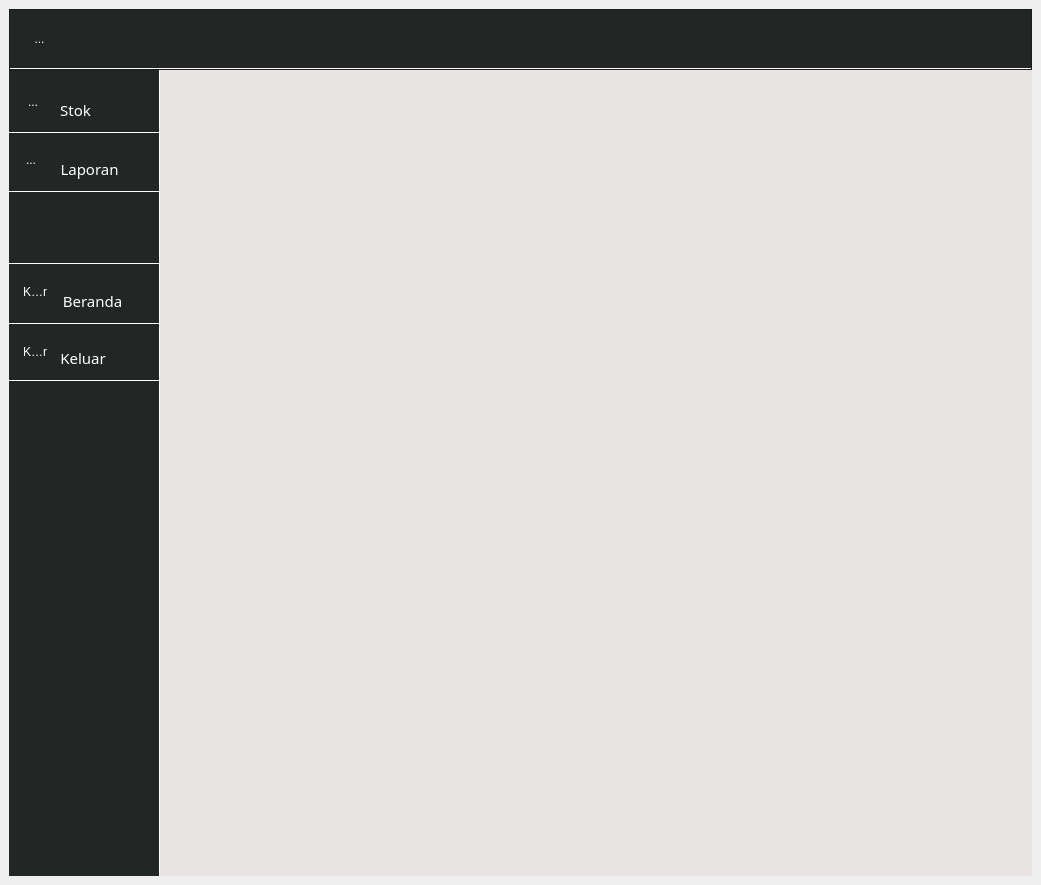
<?xml version="1.0" encoding="UTF-8"?>
<ui version="4.0">
 <class>MainWindow</class>
 <widget class="QMainWindow" name="MainWindow">
  <property name="geometry">
   <rect>
    <x>0</x>
    <y>0</y>
    <width>1041</width>
    <height>885</height>
   </rect>
  </property>
  <property name="windowTitle">
   <string>Opname Dashboard</string>
  </property>
  <property name="windowIcon">
   <iconset resource="../data/ui/logo.qrc">
    <normaloff>:/newPrefix/logo.png</normaloff>:/newPrefix/logo.png</iconset>
  </property>
  <property name="layoutDirection">
   <enum>Qt::LeftToRight</enum>
  </property>
  <property name="styleSheet">
   <string notr="true"/>
  </property>
  <widget class="QWidget" name="centralwidget">
   <layout class="QGridLayout" name="gridLayout_2">
    <item row="0" column="0">
     <layout class="QGridLayout" name="gridLayout">
      <property name="sizeConstraint">
       <enum>QLayout::SetDefaultConstraint</enum>
      </property>
      <property name="topMargin">
       <number>0</number>
      </property>
      <property name="spacing">
       <number>0</number>
      </property>
      <item row="1" column="0">
       <widget class="QFrame" name="sidebar">
        <property name="sizePolicy">
         <sizepolicy hsizetype="Preferred" vsizetype="Minimum">
          <horstretch>0</horstretch>
          <verstretch>0</verstretch>
         </sizepolicy>
        </property>
        <property name="minimumSize">
         <size>
          <width>151</width>
          <height>0</height>
         </size>
        </property>
        <property name="maximumSize">
         <size>
          <width>16777215</width>
          <height>16777215</height>
         </size>
        </property>
        <property name="styleSheet">
         <string notr="true">QFrame{
background-color:#222725;
border-right:1px solid white;


}</string>
        </property>
        <widget class="QPushButton" name="reportBtn">
         <property name="geometry">
          <rect>
           <x>0</x>
           <y>61</y>
           <width>150</width>
           <height>61</height>
          </rect>
         </property>
         <property name="font">
          <font>
           <family>Sans Serif Collection</family>
           <pointsize>11</pointsize>
          </font>
         </property>
         <property name="layoutDirection">
          <enum>Qt::LeftToRight</enum>
         </property>
         <property name="styleSheet">
          <string notr="true">QPushButton {border-top:0px solid;
border-bottom:1px solid;

border-color:white;
padding-left: 15 8px;

color:rgb(255, 255, 255);
padding-top: 15 8px;
}

QPushButton:pressed{
background-color: #0e526b;
border-style:inset}

QPushButton:hover:!pressed{
background-color: #1e9dce;}

QPushButton[hovered=&quot;true&quot;]{
       background-color: #1e9dce;
    }


</string>
         </property>
         <property name="text">
          <string>Laporan </string>
         </property>
         <property name="icon">
          <iconset>
           <normaloff>:/newPrefix/book.svg</normaloff>:/newPrefix/book.svg</iconset>
         </property>
         <property name="iconSize">
          <size>
           <width>20</width>
           <height>50</height>
          </size>
         </property>
         <property name="autoRepeat">
          <bool>false</bool>
         </property>
         <property name="default">
          <bool>false</bool>
         </property>
         <property name="flat">
          <bool>false</bool>
         </property>
        </widget>
        <widget class="QToolButton" name="stokBtn1">
         <property name="geometry">
          <rect>
           <x>0</x>
           <y>12</y>
           <width>41</width>
           <height>41</height>
          </rect>
         </property>
         <property name="styleSheet">
          <string notr="true">QToolButton {background-color:#222725;
border-top:0px none;


padding-left: 7  8px;

color:rgb(255, 255, 255);
}

QToolButton:pressed{
background-color: #0e526b;
border-style:inset}

QToolButton:hover:!pressed{
background-color: #1e9dce;}

QToolButton[hovered=&quot;true&quot;]{
       background-color: #1e9dce;
    }


</string>
         </property>
         <property name="text">
          <string>...</string>
         </property>
         <property name="icon">
          <iconset>
           <normaloff>../data/ui/stock-svgrepo-com.svg</normaloff>../data/ui/stock-svgrepo-com.svg</iconset>
         </property>
         <property name="iconSize">
          <size>
           <width>40</width>
           <height>40</height>
          </size>
         </property>
        </widget>
        <widget class="QPushButton" name="stokBtn">
         <property name="geometry">
          <rect>
           <x>0</x>
           <y>2</y>
           <width>150</width>
           <height>61</height>
          </rect>
         </property>
         <property name="font">
          <font>
           <family>Sans Serif Collection</family>
           <pointsize>11</pointsize>
          </font>
         </property>
         <property name="layoutDirection">
          <enum>Qt::LeftToRight</enum>
         </property>
         <property name="styleSheet">
          <string notr="true">QPushButton {border-top:0px solid;
border-bottom:1px solid;

border-color:white;
padding-right: 17 8px;
padding-top: 15 8px;


color:rgb(255, 255, 255);
}

QPushButton:pressed{
background-color: #0e526b;
border-style:inset}

QPushButton:hover:!pressed{
background-color: #1e9dce;}

QPushButton[hovered=&quot;true&quot;]{
       background-color: #1e9dce;
    }


</string>
         </property>
         <property name="text">
          <string>Stok</string>
         </property>
         <property name="icon">
          <iconset>
           <normaloff>:/newPrefix/book.svg</normaloff>:/newPrefix/book.svg</iconset>
         </property>
         <property name="iconSize">
          <size>
           <width>20</width>
           <height>50</height>
          </size>
         </property>
         <property name="autoRepeat">
          <bool>false</bool>
         </property>
         <property name="default">
          <bool>false</bool>
         </property>
         <property name="flat">
          <bool>false</bool>
         </property>
        </widget>
        <widget class="QToolButton" name="reportBtn1">
         <property name="geometry">
          <rect>
           <x>0</x>
           <y>70</y>
           <width>41</width>
           <height>41</height>
          </rect>
         </property>
         <property name="styleSheet">
          <string notr="true">QToolButton {background-color:#222725;
border-top:0px none;


padding-left: 3  8px;

color:rgb(255, 255, 255);
}

QToolButton:pressed{
background-color: #0e526b;
border-style:inset}

QToolButton:hover:!pressed{
background-color: #1e9dce;}

QToolButton[hovered=&quot;true&quot;]{
       background-color: #1e9dce;
    }


</string>
         </property>
         <property name="text">
          <string>...</string>
         </property>
         <property name="icon">
          <iconset>
           <normaloff>../data/ui/report-text-svgrepo-com.svg</normaloff>../data/ui/report-text-svgrepo-com.svg</iconset>
         </property>
         <property name="iconSize">
          <size>
           <width>40</width>
           <height>40</height>
          </size>
         </property>
        </widget>
        <widget class="QToolButton" name="exit1">
         <property name="geometry">
          <rect>
           <x>3</x>
           <y>262</y>
           <width>41</width>
           <height>41</height>
          </rect>
         </property>
         <property name="styleSheet">
          <string notr="true">QToolButton {background-color:#222725;
border-top:0px none;


padding-left: 5  8px;

color:rgb(255, 255, 255);
}

QToolButton:pressed{
background-color: #0e526b;
border-style:inset}

QToolButton:hover:!pressed{
background-color: #1e9dce;}

QToolButton[hovered=&quot;true&quot;]{
       background-color: #1e9dce;
    }


</string>
         </property>
         <property name="text">
          <string>Keluar</string>
         </property>
         <property name="icon">
          <iconset>
           <normaloff>../data/ui/power.svg</normaloff>../data/ui/power.svg</iconset>
         </property>
         <property name="iconSize">
          <size>
           <width>40</width>
           <height>40</height>
          </size>
         </property>
        </widget>
        <widget class="QToolButton" name="beranda1">
         <property name="geometry">
          <rect>
           <x>3</x>
           <y>202</y>
           <width>41</width>
           <height>41</height>
          </rect>
         </property>
         <property name="styleSheet">
          <string notr="true">QToolButton {background-color:#222725;
border-top:0px none;


padding-left: 5  8px;

color:rgb(255, 255, 255);
}

QToolButton:pressed{
background-color: #0e526b;
border-style:inset}

QToolButton:hover:!pressed{
background-color: #1e9dce;}

QToolButton[hovered=&quot;true&quot;]{
       background-color: #1e9dce;
    }


</string>
         </property>
         <property name="text">
          <string>Keluar</string>
         </property>
         <property name="icon">
          <iconset>
           <normaloff>../data/ui/home.svg</normaloff>../data/ui/home.svg</iconset>
         </property>
         <property name="iconSize">
          <size>
           <width>40</width>
           <height>40</height>
          </size>
         </property>
        </widget>
        <widget class="QPushButton" name="exit">
         <property name="geometry">
          <rect>
           <x>0</x>
           <y>250</y>
           <width>150</width>
           <height>61</height>
          </rect>
         </property>
         <property name="sizePolicy">
          <sizepolicy hsizetype="Minimum" vsizetype="Fixed">
           <horstretch>0</horstretch>
           <verstretch>0</verstretch>
          </sizepolicy>
         </property>
         <property name="font">
          <font>
           <family>Sans Serif Collection</family>
           <pointsize>11</pointsize>
          </font>
         </property>
         <property name="layoutDirection">
          <enum>Qt::RightToLeft</enum>
         </property>
         <property name="styleSheet">
          <string notr="true">QPushButton {background-color:#222725;
border-top:1px solid;
border-bottom:1px solid;
border-color:white;


color:rgb(255, 255, 255);

padding-left: 2  8px;
padding-top: 15 8px;
}


QPushButton:pressed{
background-color: #0e526b;
border-style:inset}

QPushButton:hover:!pressed{
background-color: #1e9dce;}

QPushButton[hovered=&quot;true&quot;]{
       background-color: #1e9dce;
    }

</string>
         </property>
         <property name="text">
          <string>Keluar</string>
         </property>
        </widget>
        <widget class="QPushButton" name="beranda">
         <property name="geometry">
          <rect>
           <x>0</x>
           <y>193</y>
           <width>150</width>
           <height>61</height>
          </rect>
         </property>
         <property name="sizePolicy">
          <sizepolicy hsizetype="Minimum" vsizetype="Fixed">
           <horstretch>0</horstretch>
           <verstretch>0</verstretch>
          </sizepolicy>
         </property>
         <property name="font">
          <font>
           <family>Sans Serif Collection</family>
           <pointsize>11</pointsize>
          </font>
         </property>
         <property name="layoutDirection">
          <enum>Qt::RightToLeft</enum>
         </property>
         <property name="styleSheet">
          <string notr="true">QPushButton {background-color:#222725;
border-top:1px solid;
border-bottom:1px solid;
border-color:white;


color:rgb(255, 255, 255);

padding-right: 17 30px;
padding-top: 15 8px;
}


QPushButton:pressed{
background-color: #0e526b;
border-style:inset}

QPushButton:hover:!pressed{
background-color: #1e9dce;}

QPushButton[hovered=&quot;true&quot;]{
       background-color: #1e9dce;
    }

</string>
         </property>
         <property name="text">
          <string>Beranda</string>
         </property>
        </widget>
        <zorder>exit</zorder>
        <zorder>beranda</zorder>
        <zorder>reportBtn</zorder>
        <zorder>stokBtn</zorder>
        <zorder>reportBtn1</zorder>
        <zorder>stokBtn1</zorder>
        <zorder>exit1</zorder>
        <zorder>beranda1</zorder>
       </widget>
      </item>
      <item row="0" column="0" colspan="2">
       <widget class="QFrame" name="frame_2">
        <property name="sizePolicy">
         <sizepolicy hsizetype="Preferred" vsizetype="Expanding">
          <horstretch>0</horstretch>
          <verstretch>0</verstretch>
         </sizepolicy>
        </property>
        <property name="maximumSize">
         <size>
          <width>16777215</width>
          <height>61</height>
         </size>
        </property>
        <property name="styleSheet">
         <string notr="true">QFrame{background-color:#222725; border-bottom:2px solid white}
</string>
        </property>
        <property name="frameShape">
         <enum>QFrame::StyledPanel</enum>
        </property>
        <property name="frameShadow">
         <enum>QFrame::Raised</enum>
        </property>
        <widget class="QToolButton" name="ham_menu">
         <property name="geometry">
          <rect>
           <x>10</x>
           <y>10</y>
           <width>41</width>
           <height>41</height>
          </rect>
         </property>
         <property name="styleSheet">
          <string notr="true">QToolButton {background-color:#222725;
border-top:0px none;


padding-right: 0  8px;

color:rgb(255, 255, 255);
}

QToolButton:pressed{
background-color: #0e526b;
border-style:inset}

QToolButton:hover:!pressed{
background-color: #1e9dce;}

QToolButton[hovered=&quot;true&quot;]{
       background-color: #1e9dce;
    }


</string>
         </property>
         <property name="text">
          <string>...</string>
         </property>
         <property name="icon">
          <iconset>
           <normaloff>../data/ui/menu.svg</normaloff>../data/ui/menu.svg</iconset>
         </property>
         <property name="iconSize">
          <size>
           <width>80</width>
           <height>80</height>
          </size>
         </property>
        </widget>
       </widget>
      </item>
      <item row="1" column="1">
       <widget class="QStackedWidget" name="stackedWidget">
        <property name="sizePolicy">
         <sizepolicy hsizetype="Expanding" vsizetype="Expanding">
          <horstretch>0</horstretch>
          <verstretch>0</verstretch>
         </sizepolicy>
        </property>
        <property name="minimumSize">
         <size>
          <width>0</width>
          <height>0</height>
         </size>
        </property>
        <property name="maximumSize">
         <size>
          <width>16777215</width>
          <height>16777215</height>
         </size>
        </property>
        <property name="styleSheet">
         <string notr="true">QStackedWidget {

background-color:#e8e4e3

}</string>
        </property>
        <property name="currentIndex">
         <number>-1</number>
        </property>
       </widget>
      </item>
     </layout>
    </item>
   </layout>
  </widget>
 </widget>
 <resources>
  <include location="../data/ui/logo.qrc"/>
 </resources>
 <connections/>
</ui>
